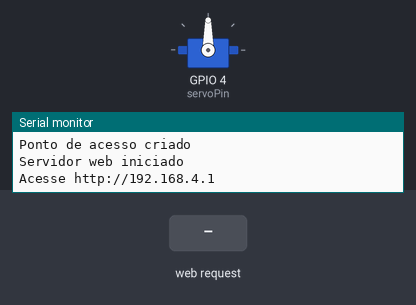
The sketch below on a simulated ESP32. On the bench: servo, the last lines printed to the serial monitor. Inputs (shaded band) come from the test bench.

Above: at 1.2 s.
1.3 s: HTTP request GET /servo?pos= received
At 1.79 s:
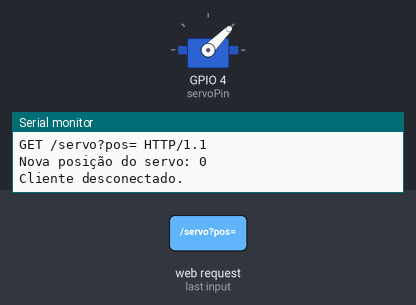
At 3.2 s:
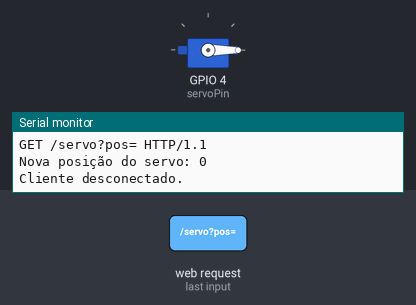
3.7 s: HTTP request GET /servo?speed= received
Timing chart, 0 to 6.7 s (numbered marks = the images above; inputs shaded):
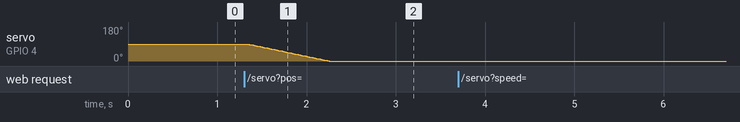

Measured:
- after the input at 1.3 s, servo on GPIO 4 (servoPin): moves from 90° to 0° over 0.91 s, starting at once

The sketch:

Controlando-SERVO-MOTOR-2.ino
```cpp
#include <WiFi.h>
#include <ESP32Servo.h>

// Nome (SSID) e senha do ponto de acesso
const char* ssid = "MeuESP32";    // Nome do ponto de acesso
const char* password = "12345678"; // Senha do ponto de acesso

// Configuração do servo
const int servoPin = 4; // Pino do servo motor
Servo myServo; // Cria um objeto Servo

// Servidor web na porta 80
WiFiServer server(80);

// Variáveis para controle do servo
int currentPos = 90; // Posição atual do servo
int targetPos = 90;  // Posição alvo do servo
int speed = 10;      // Velocidade do servo (graus por passo)

void setup() {
  Serial.begin(9600);

  // Configura o pino do servo
  myServo.attach(servoPin);
  myServo.write(currentPos); // Inicializa o servo na posição 90

  // Configura o ESP32 como ponto de acesso
  WiFi.softAP(ssid, password);
  Serial.println("Ponto de acesso criado");

  // Inicia o servidor web
  server.begin();
  Serial.println("Servidor web iniciado");
  Serial.print("Acesse http://192.168.4.1");
}

void loop() {
  // Verifica se há um cliente conectado
  WiFiClient client = server.available();
  if (client) {
    Serial.println("Novo cliente conectado.");
    String request = client.readStringUntil('\r');
    Serial.println(request);
    client.flush(); // Limpa o buffer do cliente

    // Verifica se a requisição contém a nova posição do servo
    if (request.indexOf("/servo?pos=") != -1) {
      targetPos = request.substring(request.indexOf('=') + 1).toInt();
      targetPos = constrain(targetPos, 0, 180); // Limita o ângulo entre 0 e 180
      Serial.print("Nova posição do servo: ");
      Serial.println(targetPos);
    }

    // Verifica se a requisição contém a nova velocidade
    if (request.indexOf("/servo?speed=") != -1) {
      speed = request.substring(request.indexOf('=') + 1).toInt();
      speed = constrain(speed, 1, 30); // Limita a velocidade entre 1 e 30
      Serial.print("Nova velocidade: ");
      Serial.println(speed);
    }

    // Responde ao cliente com a página HTML e JavaScript
    client.println("HTTP/1.1 200 OK");
    client.println("Content-Type: text/html; charset=utf-8");
    client.println("Connection: close");
    client.println();
    client.println("<!DOCTYPE HTML>");
    client.println("<html lang=\"pt-BR\">");
    client.println("<head>");
    client.println("<title>Controle do Servo Motor</title>");

    // Estilo e script para o controle circular
    client.println("<style>");
    client.println("body { font-family: Arial, sans-serif; text-align: center; background-color: #f0f0f0; margin: 0; padding: 0; }");
    client.println("h1 { font-size: 40px; color: #333; }");
    client.println("p { font-size: 30px; color: #4CAF50; }");
    client.println(".knob { position: relative; width: 300px; height: 300px; border-radius: 50%; border: 10px solid #4CAF50; margin: 20px auto; overflow: hidden; }");
    client.println(".pointer { position: absolute; width: 6px; height: 150px; background-color: #4CAF50; bottom: 50%; left: 50%; transform-origin: bottom; transform: rotate(0deg); }");
    client.println("</style>");

    client.println("<script>");
    client.println("let angle = 90;");
    client.println("let speed = 10;");
    client.println("function updateServo() {");
    client.println("  const pos = Math.round((angle / 180) * 180);"); // Converte o ângulo para a posição do servo
    client.println("  var xhttp = new XMLHttpRequest();");
    client.println("  xhttp.open('GET', '/servo?pos=' + pos + '&speed=' + speed, true);");
    client.println("  xhttp.send();");
    client.println("  document.getElementById('position').innerText = pos;");
    client.println("  document.getElementById('speed').innerText = speed;");
    client.println("}");
    client.println("function rotateKnob(event) {");
    client.println("  const knob = document.querySelector('.knob');");
    client.println("  const rect = knob.getBoundingClientRect();");
    client.println("  const centerX = rect.left + rect.width / 2;");
    client.println("  const centerY = rect.top + rect.height / 2;");
    client.println("  const mouseX = event.clientX;");
    client.println("  const mouseY = event.clientY;");
    client.println("  angle = Math.atan2(mouseY - centerY, mouseX - centerX) * (180 / Math.PI) + 90;");
    client.println("  angle = Math.max(0, Math.min(180, angle));");
    client.println("  document.querySelector('.pointer').style.transform = 'rotate(' + angle + 'deg)';");
    client.println("  updateServo();");
    client.println("}");
    client.println("</script>");
    client.println("</head>");
    client.println("<body>");
    client.println("<h1>Controle do Servo Motor</h1>");
    client.println("<div class='knob' onmousemove='rotateKnob(event)'>");
    client.println("  <div class='pointer'></div>");
    client.println("</div>");
    client.println("<p>Posição: <span id='position'>90</span></p>");
    client.println("<p>Velocidade: <span id='speed'>10</span></p>");
    client.println("</body>");
    client.println("</html>");

    // Fecha a conexão com o cliente
    client.stop();
    Serial.println("Cliente desconectado.");
  }

  // Atualiza a posição do servo gradualmente
  if (currentPos != targetPos) {
    if (currentPos < targetPos) {
      currentPos = min(currentPos + 1, targetPos);
    } else {
      currentPos = max(currentPos - 1, targetPos);
    }
    myServo.write(currentPos);
    delay(100 / speed); // Ajusta o delay conforme a velocidade
  }
}
```
